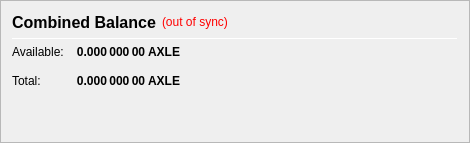
                   <widget class="QFrame" name="frame_CombinedBalances">
                    <property name="minimumSize">
                     <size>
                      <width>470</width>
                      <height>0</height>
                     </size>
                    </property>
                    <property name="frameShape">
                     <enum>QFrame::StyledPanel</enum>
                    </property>
                    <property name="frameShadow">
                     <enum>QFrame::Raised</enum>
                    </property>
                    <layout class="QVBoxLayout" name="verticalLayout_5">
                     <item>
                      <layout class="QHBoxLayout" name="horizontalLayout_5" stretch="0">
                       <item>
                        <widget class="QLabel" name="label_5z">
                         <property name="minimumSize">
                          <size>
                           <width>0</width>
                           <height>20</height>
                          </size>
                         </property>
                         <property name="font">
                          <font>
                           <pointsize>12</pointsize>
                           <weight>75</weight>
                           <bold>true</bold>
                          </font>
                         </property>
                         <property name="toolTip">
                          <string>Combined Balance (including unconfirmed and immature coins)</string>
                         </property>
                         <property name="text">
                          <string>Combined Balance</string>
                         </property>
                        </widget>
                       </item>
                       <item>
                        <widget class="QLabel" name="labelWalletStatus">
                         <property name="cursor">
                          <cursorShape>WhatsThisCursor</cursorShape>
                         </property>
                         <property name="toolTip">
                          <string>The displayed information may be out of date. Your wallet automatically synchronizes with the AXLE network after a connection is established, but this process has not completed yet.</string>
                         </property>
                         <property name="styleSheet">
                          <string notr="true">QLabel { color: red; }</string>
                         </property>
                         <property name="text">
                          <string notr="true">(out of sync)</string>
                         </property>
                         <property name="alignment">
                          <set>Qt::AlignLeading|Qt::AlignLeft|Qt::AlignVCenter</set>
                         </property>
                        </widget>
                       </item>
                       <item>
                        <spacer name="horizontalSpacer_1">
                         <property name="orientation">
                          <enum>Qt::Horizontal</enum>
                         </property>
                         <property name="sizeHint" stdset="0">
                          <size>
                           <width>40</width>
                           <height>20</height>
                          </size>
                         </property>
                        </spacer>
                       </item>
                      </layout>
                     </item>
                     <item>
                      <widget class="Line" name="line_CombinedBalance">
                       <property name="minimumSize">
                        <size>
                         <width>0</width>
                         <height>1</height>
                        </size>
                       </property>
                       <property name="maximumSize">
                        <size>
                         <width>16777215</width>
                         <height>1</height>
                        </size>
                       </property>
                       <property name="orientation">
                        <enum>Qt::Horizontal</enum>
                       </property>
                      </widget>
                     </item>
                     <item>
                      <layout class="QGridLayout" name="gridLayout_3">
                       <property name="spacing">
                        <number>12</number>
                       </property>
                       <item row="1" column="0">
                        <widget class="QLabel" name="labelBalanceTextz">
                         <property name="text">
                          <string>Available:</string>
                         </property>
                        </widget>
                       </item>
                       <item row="1" column="1">
                        <widget class="QLabel" name="labelBalancez">
                         <property name="font">
                          <font>
                           <weight>75</weight>
                           <bold>true</bold>
                          </font>
                         </property>
                         <property name="cursor">
                          <cursorShape>IBeamCursor</cursorShape>
                         </property>
                         <property name="toolTip">
                          <string>Your current spendable balance</string>
                         </property>
                         <property name="text">
                          <string notr="true">0.000 000 00 AXLE</string>
                         </property>
                         <property name="alignment">
                          <set>Qt::AlignRight|Qt::AlignTrailing|Qt::AlignVCenter</set>
                         </property>
                         <property name="textInteractionFlags">
                          <set>Qt::LinksAccessibleByMouse|Qt::TextSelectableByKeyboard|Qt::TextSelectableByMouse</set>
                         </property>
                        </widget>
                       </item>
                       <item row="2" column="0">
                        <widget class="QLabel" name="labelTotalTextz">
                         <property name="text">
                          <string>Total:</string>
                         </property>
                        </widget>
                       </item>
                       <item row="2" column="1">
                        <widget class="QLabel" name="labelTotalz">
                         <property name="font">
                          <font>
                           <weight>75</weight>
                           <bold>true</bold>
                          </font>
                         </property>
                         <property name="cursor">
                          <cursorShape>IBeamCursor</cursorShape>
                         </property>
                         <property name="toolTip">
                          <string>Total Balance, including all unavailable coins.</string>
                         </property>
                         <property name="text">
                          <string notr="true">0.000 000 00 AXLE</string>
                         </property>
                         <property name="alignment">
                          <set>Qt::AlignRight|Qt::AlignTrailing|Qt::AlignVCenter</set>
                         </property>
                         <property name="textInteractionFlags">
                          <set>Qt::LinksAccessibleByMouse|Qt::TextSelectableByKeyboard|Qt::TextSelectableByMouse</set>
                         </property>
                        </widget>
                       </item>
                       <item row="2" column="3">
                        <spacer name="horizontalSpacer_2">
                         <property name="orientation">
                          <enum>Qt::Horizontal</enum>
                         </property>
                         <property name="sizeHint" stdset="0">
                          <size>
                           <width>40</width>
                           <height>20</height>
                          </size>
                         </property>
                        </spacer>
                       </item>
                      </layout>
                     </item>
                     <item>
                      <spacer name="verticalSpacer_1">
                       <property name="orientation">
                        <enum>Qt::Vertical</enum>
                       </property>
                       <property name="sizeHint" stdset="0">
                        <size>
                         <width>20</width>
                         <height>40</height>
                        </size>
                       </property>
                      </spacer>
                     </item>
                    </layout>
                   </widget>
